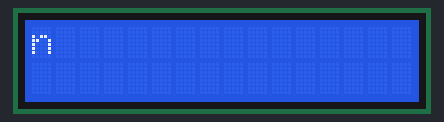
Simulated run of this sketch. Board: Arduino Uno, built with avr-gcc and run on an emulated ATmega328P. Shown: 16×2 character LCD.

Above: at 0.59 s.
At 3.41 s:
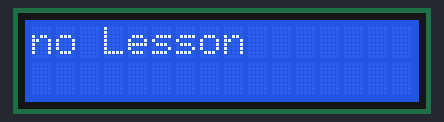
At 6.23 s:
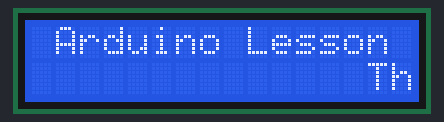
At 11.87 s:
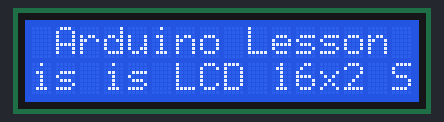
At 23.0 s:
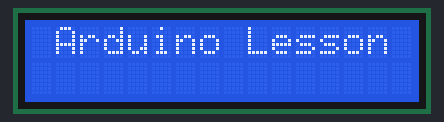
At 33.3 s:
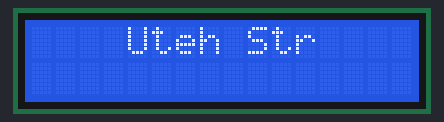

The sketch:

LCD_16x2_Scrolling_Text_2.ino
```cpp
//----------------------------------
#include <LiquidCrystal.h>
LiquidCrystal lcd(8, 9, 4, 5, 6, 7);           // select the pins used on the LCD panel
//----------------------------------
int Li          = 17;
int Lii         = 1;
int Ri          = -1;
int Rii         = -1;
//----------------------------------
void setup(){
  lcd.begin(16, 2);                           // start the LCD library
}
//----------------------------------
void loop(){
  for (int i = 0; i <= 15; i++) {
    lcd.setCursor(0, 0);
    lcd.print(Scroll_LCD_Right("Arduino Lesson"));
    delay(350);
  }
  for (int i = 0; i <= 50; i++) {                                       // 50 is the result of the lcd = 16 column plus the length of the string, in this example string length 34.
    lcd.setCursor(0, 1);
    lcd.print(Scroll_LCD_Left("This is LCD 16x2 Scrolling Text..."));   // So from the start the text appears until the text disappears with a value of 50.
    delay(350);
  }
  Clear_Scroll_LCD_Left();                    // Use if the text in the string is changed / different from before
  for (int i = 16; i <= 30; i++) {
    lcd.setCursor(0, 0);
    lcd.print(Scroll_LCD_Right("Arduino Lesson"));
    delay(350);
  }
  Clear_Scroll_LCD_Right();
  for (int i = 0; i <= 12; i++) {
    lcd.setCursor(0, 0);
    lcd.print(Scroll_LCD_Right("Uteh Str"));
    delay(350);
  }
  for (int i = 0; i <= 73; i++) {
    lcd.setCursor(0, 1);
    lcd.print(Scroll_LCD_Left("Welcome to Uteh Str Channel. Don't forget to Subscribe..."));
    delay(350);
  }
  Clear_Scroll_LCD_Left();
  for (int i = 13; i <= 24; i++) {
    lcd.setCursor(0, 0);
    lcd.print(Scroll_LCD_Right("Uteh Str"));
    delay(350);
  }
  Clear_Scroll_LCD_Right();
}
//----------------------------------
String Scroll_LCD_Left(String StrDisplay){
  String result;
  String StrProcess = "                " + StrDisplay + "                ";
  result = StrProcess.substring(Li,Lii);
  Li++;
  Lii++;
  if (Li>StrProcess.length()){
    Li=16;
    Lii=0;
  }
  return result;
}

void Clear_Scroll_LCD_Left(){
  Li=16;
  Lii=0;
}
//----------------------------------
String Scroll_LCD_Right(String StrDisplay){
  String result;
  String StrProcess = "                " + StrDisplay + "                ";
  if (Rii<1){
    Ri  = StrProcess.length();
    Rii = Ri-16;
  }
  result = StrProcess.substring(Rii,Ri);
  Ri--;
  Rii--;
  return result;
}

void Clear_Scroll_LCD_Right(){
  Ri=-1;
  Rii=-1;
}
```

Measured:
- what the display in image 4 shows lasts 0.7 s, from 23.0 s to 23.7 s
